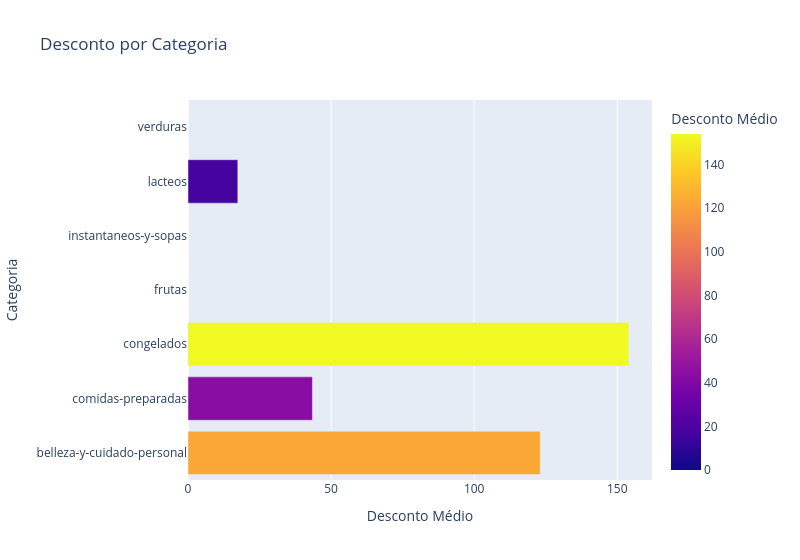

Write notebook code for a chart like this one.
### Markdown cell above
# 4 - Plote um gráfico de barras onde temos a média de descontos por categoria.

### Code cell
# Seu código aqui
desconto_categoria = df.groupby('Categoria')['Desconto'].mean().round(2).reset_index()

fig = px.bar(desconto_categoria, x='Desconto', y='Categoria', orientation='h', 
            title='Desconto por Categoria',
            labels={'Desconto': 'Desconto Médio', 'Categoria': 'Categoria'},
            color='Desconto', width=800)
fig.show()

### Figure 1 — Plotly figure (JSON) as saved in the notebook; plotly's stock layout.template omitted (floating-point values rounded to 4 significant figures)
{"data": [{"hovertemplate": "Desconto Médio=%{marker.color}<br>Categoria=%{y}<extra></extra>", "legendgroup": "", "marker": {"color": [123.1, 43.48, 154.0, 0.0, 0.0, 17.41, 0.0], "coloraxis": "coloraxis", "pattern": {"shape": ""}}, "name": "", "orientation": "h", "showlegend": false, "textposition": "auto", "type": "bar", "x": [123.1, 43.48, 154.0, 0.0, 0.0, 17.41, 0.0], "xaxis": "x", "y": ["belleza-y-cuidado-personal", "comidas-preparadas", "congelados", "frutas", "instantaneos-y-sopas", "lacteos", "verduras"], "yaxis": "y"}], "layout": {"barmode": "relative", "coloraxis": {"colorbar": {"title": {"text": "Desconto Médio"}}, "colorscale": [[0, "#0d0887"], [0.1111, "#46039f"], [0.2222, "#7201a8"], [0.3333, "#9c179e"], [0.4444, "#bd3786"], [0.5556, "#d8576b"], [0.6667, "#ed7953"], [0.7778, "#fb9f3a"], [0.8889, "#fdca26"], [1, "#f0f921"]]}, "legend": {"tracegroupgap": 0}, "title": {"text": "Desconto por Categoria"}, "width": 800, "xaxis": {"anchor": "y", "domain": [0, 1], "title": {"text": "Desconto Médio"}}, "yaxis": {"anchor": "x", "domain": [0, 1], "title": {"text": "Categoria"}}}}
